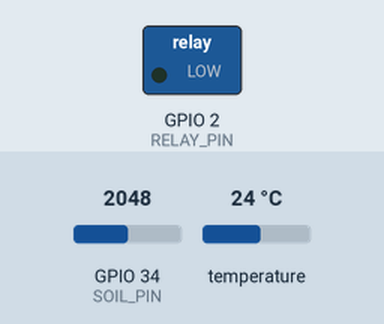
Bench run of a sketch on a simulated ESP32. On the bench: switched loads named in the sketch (green lamp = pin HIGH). Inputs (shaded band) come from the test bench; at power-on: GPIO 34 (SOIL_PIN) = 2048, temperature 24 °C. WiFi joins after 1.5 s; servers stay silent unless stated; no MQTT or app messages arrive unless stated; what the sketch prints to the serial monitor is not drawn.

Above: at 2.7 s.
2.8 s: GPIO 34 (SOIL_PIN) set to 2122
6.7 s: GPIO 34 (SOIL_PIN) set to 2245
At 8.7 s:
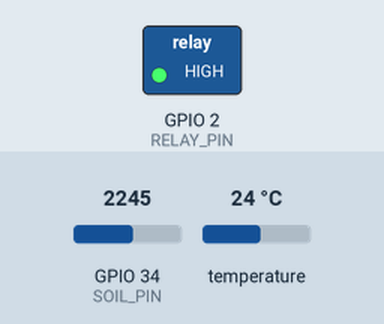
Timing chart, 0 to 10.2 s (numbered marks = the images above; inputs shaded):
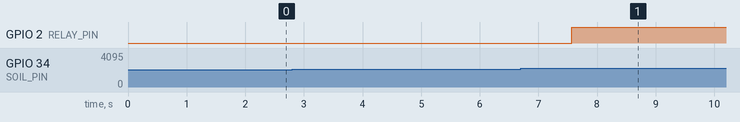

The sketch:

uasiot.ino
```cpp
#include <WiFi.h>
#include <PubSubClient.h>
#include <OneWire.h>
#include <DallasTemperature.h>

// =======================
// Kredensial WiFi & MQTT
// =======================
const char* ssid = "Galaxy Note9";        // Ganti dengan SSID WiFi Anda
const char* password = "J21112014";        // Ganti dengan Password WiFi Anda
const char* mqtt_server = "emqx.arxan.app"; // Alamat Broker MQTT Anda

// =======================
// Definisi Pin
// =======================
#define ONE_WIRE_BUS 4    // Pin data sensor suhu DS18B20
#define RELAY_PIN 2       // Pin kontrol modul relay (untuk pompa)
#define SOIL_PIN 34       // Pin input analog sensor kelembaban tanah (GPIO34-39 adalah ADC input)

// =======================
// Kalibrasi Sensor Kelembaban Tanah (PENTING!)
// =======================
// *** HARAP SESUAIKAN NILAI-NILAI INI SETELAH MENGKALIBRASI SENSOR ANDA ***
// Gunakan kode tes sederhana untuk mendapatkan nilai ADC mentah:
//   - Ketika sensor KERING PENUH: Catat nilai ADC tertinggi. Ini adalah minSoilMoistureADC.
//   - Ketika sensor TERCELUP DI AIR: Catat nilai ADC terendah. Ini adalah maxSoilMoistureADC.
// PASTIKAN minSoilMoistureADC > maxSoilMoistureADC (misal: kering 3000, basah 1200)
const int minSoilMoistureADC = 3000; // Contoh: nilai ADC saat sensor kering penuh (nilai lebih TINGGI)
const int maxSoilMoistureADC = 1200; // Contoh: nilai ADC saat sensor basah penuh (nilai lebih RENDAH)

// =======================
// Variabel & Instansi Global
// =======================
WiFiClient espClient;
PubSubClient client(espClient);

OneWire oneWire(ONE_WIRE_BUS);
DallasTemperature sensors(&oneWire);

// Enum untuk mode sistem
enum SystemMode {
  MODE_AUTO,
  MODE_MANUAL
};

SystemMode currentMode = MODE_AUTO; // Mode saat ini: AUTO atau MANUAL
bool manualPumpState = false;       // Status pompa saat mode manual (true=ON, false=OFF)
int soilThreshold = 45;             // Threshold kelembaban tanah dalam persentase (0-100%)

// Variabel untuk timer publikasi data MQTT & koneksi ulang
unsigned long lastMsgPublish = 0;
unsigned long lastReconnectAttempt = 0;
const long publishInterval = 5000; // Interval publikasi data ke MQTT (5 detik)
const long reconnectInterval = 5000; // Interval mencoba koneksi ulang MQTT (5 detik)

// =======================
// Prototipe Fungsi
// =======================
void setup_wifi();
void callback(char* topic, byte* payload, unsigned int length);
void reconnect_mqtt();
void controlPump(bool state);
void publishSensorData(float temp, int soilMoisture, bool pumpState);
int getSoilMoisturePercentage(int analogValue);

// =======================
// Fungsi Setup Arduino
// =======================
void setup() {
  Serial.begin(115200); // Mulai komunikasi Serial dengan baud rate stabil
  Serial.println("\nESP32 Sistem Irigasi Dimulai...");

  // Inisialisasi sensor dan pin
  sensors.begin();
  pinMode(RELAY_PIN, OUTPUT);

  // *** PENTING: ATUR RELAY KE KONDISI OFF DI AWAL ***
  // Asumsi: Relay adalah jenis AKTIF-HIGH (LOW = OFF, HIGH = ON).
  // Jadi, untuk memastikan pompa OFF di awal, kita kirim LOW.
  digitalWrite(RELAY_PIN, LOW); // Kirim LOW ke relay untuk memastikan pompa OFF
  Serial.println("Relay pin diinisialisasi ke OFF (Asumsi: Relay AKTIF-HIGH).");

  setup_wifi(); // Hubungkan ke jaringan WiFi

  // Konfigurasi klien MQTT
  client.setServer(mqtt_server, 1883); // Atur alamat broker dan port
  client.setCallback(callback);        // Daftarkan fungsi callback untuk pesan MQTT masuk
}

// =======================
// Fungsi Loop Arduino
// =======================
void loop() {
  // Pastikan klien MQTT terhubung. Jika tidak, coba hubungkan ulang.
  if (!client.connected()) {
    reconnect_mqtt();
  }
  client.loop(); // Proses pesan MQTT yang masuk dan pertahankan koneksi

  // ---- Baca Data Sensor ----
  sensors.requestTemperatures(); // Minta pembacaan suhu dari DS18B20
  float temperatureC = sensors.getTempCByIndex(0); // Ambil suhu dalam Celsius dari sensor pertama
  int soilAnalog = analogRead(SOIL_PIN);           // Baca nilai analog dari sensor kelembaban tanah
  int soilMoisturePercentage = getSoilMoisturePercentage(soilAnalog); // Konversi ke persentase

  // Tangani jika sensor suhu terputus
  if (temperatureC == DEVICE_DISCONNECTED_C) {
    Serial.println("DS18B20 sensor terputus atau error!");
    temperatureC = -999.0; // Berikan nilai error atau nilai default
  }

  // Debugging pembacaan sensor kelembaban tanah
  Serial.print("Soil Analog: ");
  Serial.print(soilAnalog);
  Serial.print(" -> Soil Moisture: ");
  Serial.print(soilMoisturePercentage);
  Serial.println("%");

  // ---- Logika Kontrol Pompa ----
  bool desiredPumpState = false; // Asumsi awal pompa mati
  if (currentMode == MODE_AUTO) {
    // Di mode otomatis: pompa ON jika tanah lebih KERING dari threshold
    // (persentase kelembaban tanah LEBIH KECIL dari threshold)
    desiredPumpState = (soilMoisturePercentage < soilThreshold);
    Serial.print("Mode: AUTO. Threshold: ");
    Serial.print(soilThreshold);
    Serial.print("%, Soil: ");
    Serial.print(soilMoisturePercentage);
    Serial.print("%. Pompa harus: ");
    Serial.println(desiredPumpState ? "ON" : "OFF");
  } else if (currentMode == MODE_MANUAL) {
    // Di mode manual: pompa ON/OFF berdasarkan flag manualPumpState
    desiredPumpState = manualPumpState;
    Serial.print("Mode: MANUAL. Pompa harus: ");
    Serial.println(desiredPumpState ? "ON" : "OFF");
  }

  controlPump(desiredPumpState); // Atur status relay sesuai dengan desiredPumpState

  // ---- Publikasi Data ke MQTT secara periodik ----
  unsigned long currentMillis = millis();
  if (currentMillis - lastMsgPublish >= publishInterval) {
    lastMsgPublish = currentMillis;
    publishSensorData(temperatureC, soilMoisturePercentage, desiredPumpState);
  }

  // Tambahkan sedikit delay untuk mencegah watchdog timer dan memungkinkan tugas lain berjalan
  delay(100);
}

// =======================
// Implementasi Fungsi
// =======================

/**
 * @brief Menghubungkan ke jaringan WiFi.
 */
void setup_wifi() {
  delay(10);
  Serial.print("Menghubungkan ke WiFi: ");
  Serial.println(ssid);

  WiFi.begin(ssid, password);

  int attempts = 0;
  while (WiFi.status() != WL_CONNECTED && attempts < 40) { // Timeout 20 detik
    delay(500);
    Serial.print(".");
    attempts++;
  }

  if (WiFi.status() == WL_CONNECTED) {
    Serial.println("\nWiFi terhubung!");
    Serial.print("Alamat IP: ");
    Serial.println(WiFi.localIP());
  } else {
    Serial.println("\nGagal terhubung ke WiFi. Periksa kredensial dan coba lagi.");
    delay(5000); // Tunggu sebelum mencoba lagi
    ESP.restart(); // Restart ESP jika gagal koneksi WiFi
  }
}

/**
 * @brief Fungsi callback untuk pesan MQTT yang diterima.
 * Mengurai perintah kontrol irigasi dan pengaturan threshold.
 */
void callback(char* topic, byte* payload, unsigned int length) {
  Serial.print("Pesan diterima [");
  Serial.print(topic);
  Serial.print("] ");

  String msg;
  for (int i = 0; i < length; i++) {
    msg += (char)payload[i];
  }
  Serial.println(msg);

  // Tangani perintah kontrol irigasi
  if (String(topic) == "irigasi/kontrol") {
    msg.toUpperCase(); // Ubah pesan ke huruf besar untuk perbandingan tidak case-sensitive

    if (msg == "AUTO") { // Perintah harus persis "AUTO"
      currentMode = MODE_AUTO;
      Serial.println("Mode diatur ke AUTO");
    } else if (msg == "MANUAL ON") { // Perintah harus persis "MANUAL ON"
      currentMode = MODE_MANUAL;
      manualPumpState = true;
      Serial.println("Mode diatur ke MANUAL, pompa ON");
    } else if (msg == "MANUAL OFF") { // Perintah harus persis "MANUAL OFF"
      currentMode = MODE_MANUAL;
      manualPumpState = false;
      Serial.println("Mode diatur ke MANUAL, pompa OFF");
    } else if (msg == "MANUAL") { // Jika hanya "MANUAL" dikirim, beralih mode tanpa mengubah status pompa
      currentMode = MODE_MANUAL;
      Serial.println("Mode diatur ke MANUAL (status pompa tidak berubah)");
    } else {
      Serial.println("Perintah tidak dikenal untuk irigasi/kontrol: " + msg);
    }
  }

  // Tangani perintah pengaturan threshold
  else if (String(topic) == "irigasi/threshold") {
    int parsedThreshold = msg.toInt();
    if (parsedThreshold >= 0 && parsedThreshold <= 100) {
      soilThreshold = parsedThreshold;
      Serial.print("Threshold tanah diperbarui menjadi: ");
      Serial.println(soilThreshold);
    } else {
      Serial.println("Nilai threshold tidak valid diterima (harus 0-100): " + msg);
    }
  }
}

/**
 * @brief Menghubungkan ulang ke broker MQTT jika koneksi terputus.
 */
void reconnect_mqtt() {
  unsigned long currentMillis = millis();
  if (currentMillis - lastReconnectAttempt >= reconnectInterval) {
    lastReconnectAttempt = currentMillis;
    Serial.print("Mencoba koneksi MQTT...");
    // Buat client ID unik menggunakan MAC address ESP32
    String clientId = "ESP32Client-";
    clientId += String(WiFi.macAddress());

    if (client.connect(clientId.c_str())) {
      Serial.println("terhubung!");
      // Berlangganan topik
      client.subscribe("irigasi/kontrol");
      Serial.println("Berlangganan ke irigasi/kontrol");
      client.subscribe("irigasi/threshold");
      Serial.println("Berlangganan ke irigasi/threshold");
    } else {
      Serial.print("gagal, rc=");
      Serial.print(client.state()); // Cetak kode status koneksi MQTT
      Serial.println(" mencoba lagi...");
    }
  }
}

/**
 * @brief Mengontrol status pompa (ON/OFF) dengan relay.
 * Asumsi: Relay adalah jenis AKTIF-HIGH (HIGH=ON, LOW=OFF).
 * @param state true untuk ON, false untuk OFF.
 */
void controlPump(bool state) {
  // Tentukan output yang sesuai untuk relay AKTIF-HIGH
  // Jika 'state' TRUE (ingin ON), kirim HIGH. Jika FALSE (ingin OFF), kirim LOW.
  int relayOutput = state ? HIGH : LOW;

  // Hanya ubah status pin jika statusnya berbeda dari saat ini untuk menghindari kedipan
  if (digitalRead(RELAY_PIN) != relayOutput) {
    digitalWrite(RELAY_PIN, relayOutput);
    Serial.print("STATUS POMPA SEKARANG: ");
    Serial.println(state ? "ON" : "OFF");
  }
}

/**
 * @brief Memublikasikan data sensor ke broker MQTT dalam format JSON.
 * @param temp Suhu dalam Celsius.
 * @param soilMoisture Kelembaban tanah dalam persentase.
 * @param pumpState Status pompa saat ini.
 */
void publishSensorData(float temp, int soilMoisture, bool pumpState) {
  String payload = "{";
  payload += "\"suhu\":" + String(temp, 2) + ","; // Suhu dengan 2 angka desimal
  payload += "\"tanah\":" + String(soilMoisture) + ","; // Kelembaban tanah
  payload += "\"pompa\":\"" + String(pumpState ? "ON" : "OFF") + "\","; // Status pompa sebagai string
  payload += "\"threshold\":" + String(soilThreshold) + ","; // Threshold saat ini
  payload += "\"mode\":\""; // Mode sistem (AUTO/MANUAL)
  if (currentMode == MODE_AUTO) payload += "AUTO";
  else payload += "MANUAL";
  payload += "\"";
  payload += "}";

  Serial.print("Memublikasikan ke irigasi: ");
  Serial.println(payload);

  if (client.publish("irigasi", payload.c_str())) {
    // Serial.println("Pesan MQTT berhasil dipublikasikan."); // Nonaktifkan untuk mengurangi spam serial
  } else {
    Serial.print("Gagal memublikasikan pesan MQTT, status klien: ");
    Serial.println(client.state());
  }
}

/**
 * @brief Mengkonversi nilai analog sensor kelembaban tanah ke persentase (0-100%).
 * Menggunakan nilai kalibrasi minSoilMoistureADC dan maxSoilMoistureADC.
 * @param analogValue Nilai ADC mentah dari sensor.
 * @return Kelembaban tanah dalam persentase.
 */
int getSoilMoisturePercentage(int analogValue) {
  // Pastikan nilai analog berada dalam rentang kalibrasi yang ditentukan
  // Ini mencegah nilai di luar jangkauan kalibrasi menghasilkan persentase yang tidak masuk akal
  if (analogValue > minSoilMoistureADC) analogValue = minSoilMoistureADC; // Jika lebih kering dari kalibrasi kering, anggap 0%
  if (analogValue < maxSoilMoistureADC) analogValue = maxSoilMoistureADC; // Jika lebih basah dari kalibrasi basah, anggap 100%

  // Map nilai analog ke persentase.
  // minSoilMoistureADC (kering) harus map ke 0%
  // maxSoilMoistureADC (basah) harus map ke 100%
  // Ini akan menghasilkan:
  // - Nilai tinggi (kering) -> persentase rendah
  // - Nilai rendah (basah)  -> persentase tinggi
  return map(analogValue, minSoilMoistureADC, maxSoilMoistureADC, 0, 100);
}
```

Measured:
- the behaviour switches between 2190 and 2191 on GPIO 34 (SOIL_PIN) (found by bisection; images 0 and 1)
- after the input at 2.8 s, every drawn part: stays the same
- after the input at 6.7 s, GPIO 2 (RELAY_PIN): LOW → HIGH after 0.86 s
